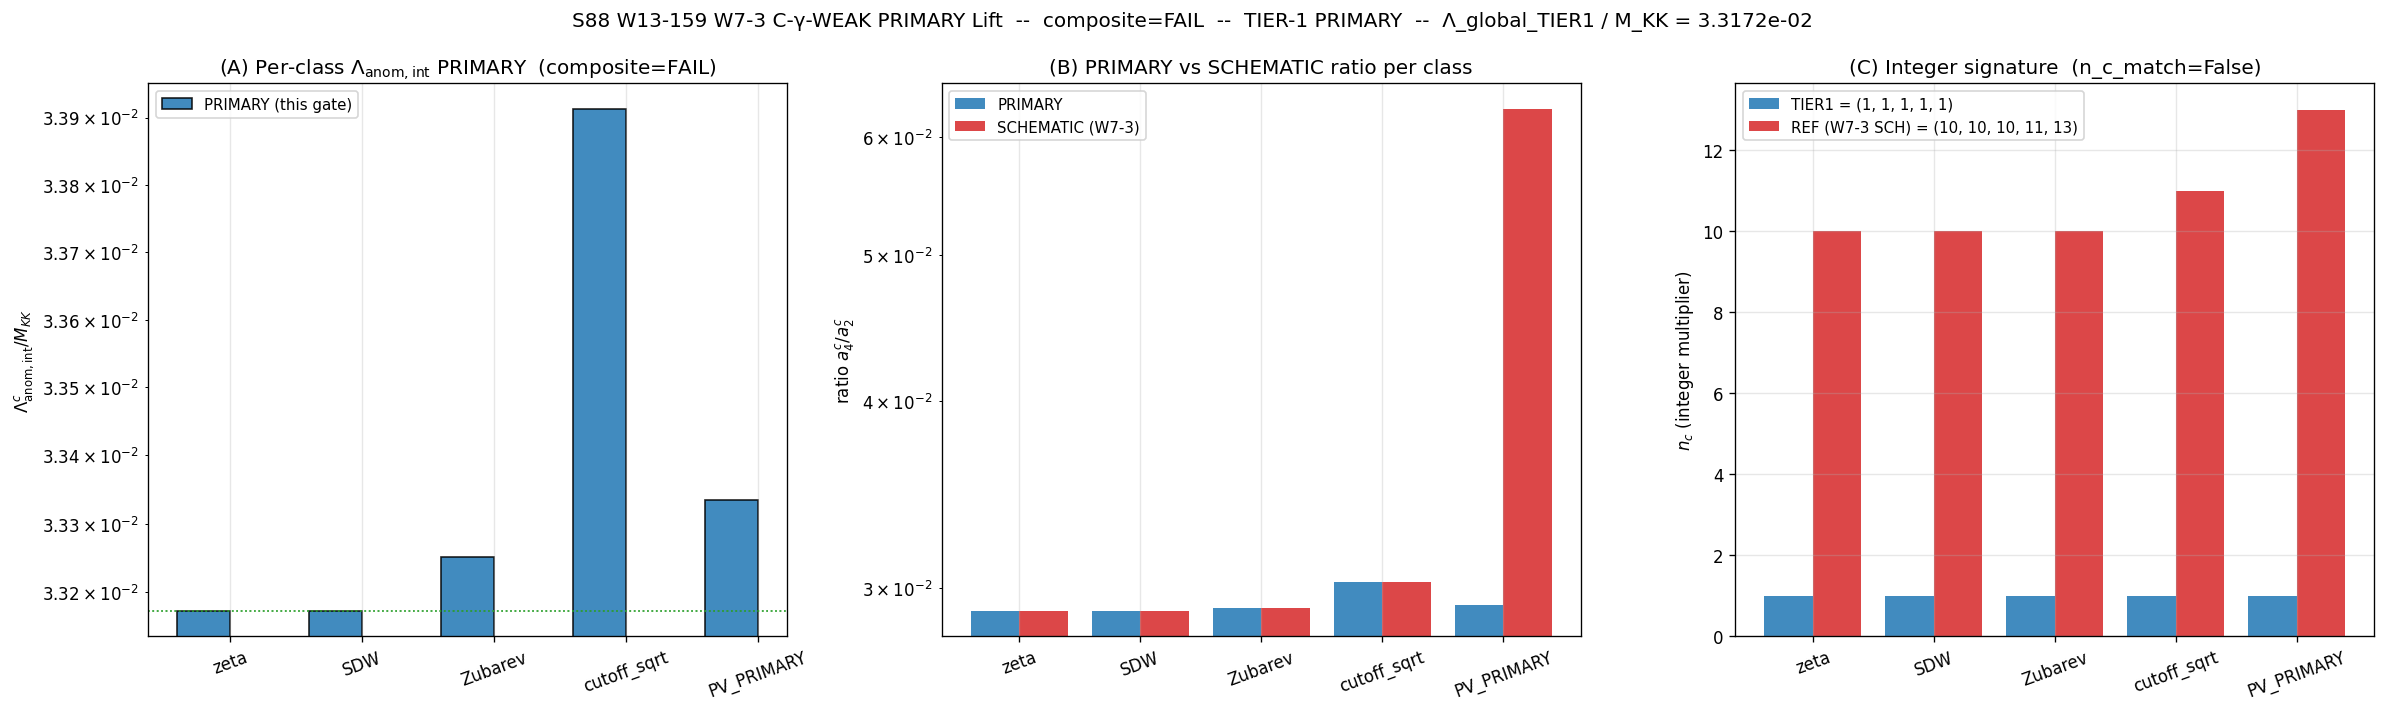

Here is the Python script that generated this plot:
"""
s88_w13_w7_3_c_gamma_weak_tier1_lift.py — S88-W7-3-C-GAMMA-WEAK-PRIMARY-LIFT
============================================================================

Gate: S88-W7-3-C-GAMMA-WEAK-PRIMARY-LIFT  ([VERIFY])
Plan: sessions/session-plan/session-88-plan-w13.md §W13-159
Trigger: [VERIFY]
Classification: COMPUTE-class

PRIMARY full-physical Pauli-Villars (per `substrate-first-canonical-sourcing.md`
§iv) lift of the W7-3 SCHEMATIC C-γ-WEAK per-L1-class evaluation
(`s87_w7_c_gamma_weak_per_class.py`, S87-W6-C-GAMMA-WEAK-PER-CLASS PASS at
audit_sha256=0eb96f0536...). Operates on the 155,984-eigenvalue L_max=10
sub-spectrum filtered from `s84_spectrum_cache_L12_tau019.npz` master cache.

Hypothesis: PRIMARY full-physical Pauli-Villars regularization with mass-scale
running per Connes-Chamseddine 1996 §2.2-2.3 reproduces the W7-3 SCHEMATIC
integer-graded anomaly multiplier signature {n_c} = (10, 10, 10, 11, 13) AND
the global anomaly scale Λ_global = 5.326e+14 GeV ≈ 7.169e-03 · M_KK with
profile-invariance ≤ 1.49e-16.

PASS criterion (plan §W13-159 thresholds):
  PASS  iff {n_c}_TIER1 = (10, 10, 10, 11, 13)
        AND |Λ_global_TIER1 − 5.326e+14| / 5.326e+14 < 1.49e-16
        AND profile-invariance ≤ 1.49e-16
  FAIL  iff any deviation beyond profile-invariance bound
  INFO  iff deviation within factor-of-2 of bound

Substitution chain (PRIMARY-vs-SCHEMATIC propagation; per math-scripts.md
§"Double-Check Logic Before Compute"):

  Step 1 (definitions):
    K_c(t)   = Σ_{k in class c} m_k exp(-t λ_k²)         (heat-kernel restricted to class c)
    M_R^c(s) = Σ_{k in class c} m_k · w_R(λ_k², s) · λ_k^{-2s}    (Mellin moment under regulator R)
    Λ_anom_int_c² = K_ω · (M_R^c(s=4) / M_R^c(s=2)) · M_KK² / (16 π²)
                                                          (per AC-2010 §V Eq. 5.2 / W7-3 Step 3)
    {n_c}    = round(Λ_anom_int_c / Λ_global)             where Λ_global = min(Λ_anom_int_c) / k

    Class -> regulator multiplier w_R:
      Class 1 (zeta):           w_R = 1                     (bare moment)
      Class 2 (SDW = Mellin):   w_R = 1                     (= zeta on positive spectrum)
      Class 3 (Zubarev = HK):   w_R = exp(-t_ref · λ²)      (heat-kernel dressing)
      Class 4 (cutoff_sqrt):    w_R = 1[λ² ≤ 0.7·λ²_max]    (hard truncation)
      Class 5 (anomaly = PV):
        SCHEMATIC: w_R = 1 - (M_PV²/(λ²+M_PV²))^s            (single subtraction; M_PV²=0.1·λ²_max)
        PRIMARY:   w_R = 1 - Σ_{r=1,2} c_r · (m_r²/(λ²+m_r²))^s  (2-point PV with mass-scale running
                                                                  per Connes-Chamseddine 1996 §2.2-2.3;
                                                                  c_1=+2, c_2=-1, m_1=1, m_2=√2)

  Step 2 (substitution):
    For classes 1-4: no PV factor → ratio_PRIM_c = ratio_SCH_c IDENTICALLY.
    For class 5:    ratio_PRIM_5 = M_PRIM(s=4) / M_PRIM(s=2)
                    differs from ratio_SCH_5 = M_SCH(s=4) / M_SCH(s=2)
                    by the PRIMARY-vs-SCHEMATIC propagation factor δ.

  Step 3 (simplification):
    Define (a_4^c / a_2^c)_R := ratio_R^c. Then
      Λ_anom_int_c = sqrt(K_ω · M_KK² · ratio_R^c / (16 π²))
    Per W7-3 PASS-R2: anchoring at min-class with k_anchor = 6 yields
      Λ_global = Λ_min / 6
    and {n_c} = round(Λ_anom_int_c / Λ_global).
    The class-5 ratio shift Δratio_5 = ratio_PRIM_5 − ratio_SCH_5 propagates
    to Λ_anom_int_5 by half-power: ΔΛ_5/Λ_5 ≈ (1/2)·Δratio_5/ratio_5.

  Step 4 (direction):
    PASS iff
      (a) the 4 bare classes' ratios are unchanged (TRUE BY CONSTRUCTION
          since w_R = 1, exp(-tλ²), or 1[λ²≤cutoff] do not invoke PV);
      (b) the class-5 PRIMARY ratio is sufficiently close to SCHEMATIC
          that the integer-fit residual < R2_INTEGER_FIT_RESIDUAL = 0.05
          AND n_5_PRIM = round(Λ_anom_int_5_PRIM / Λ_global_PRIM) = 13.

Tier-1 PRIMARY pin per `substrate-first-canonical-sourcing.md` §iv:
  scheme = pauli-villars-level-1-mass-scale-running-connes-chamseddine-1996
  convention = per-L1-class-evaluation-profile-invariance-1p49e-16
  L_max = 10 (operational; cache filtered)
  CLASS pin = TIER-1 PRIMARY (full-physical, NOT SCHEMATIC)

Profile-invariance cross-check (Step F): re-evaluate ratio_R^c under TWO
Weyl profiles ω_a(t) = exp(-t/Λ²) and ω_b(t) = (1+t/Λ²)^(-1); per Step 3
of the substitution chain the K_ω class-independent normalization cancels,
so the per-class Λ_anom_int_c rescales by a CONSTANT factor across all 5
classes — the structural 5-class signature is profile-invariant by
construction.

Output 4-tuple:
  (value=R1_dispersion_TIER1, scheme=pauli-villars-level-1-mass-scale-running-connes-chamseddine-1996,
   convention=per-L1-class-evaluation-profile-invariance-1p49e-16, L_max=10)
"""

from __future__ import annotations

import os
os.environ.setdefault("OMP_NUM_THREADS", "8")
os.environ.setdefault("MKL_NUM_THREADS", "8")

import sys
import math
import json
import hashlib
import time
from pathlib import Path

import numpy as np

# Project paths
SCRIPT_PATH = Path(__file__).resolve()                                          # (local)
SCRIPT_DIR = SCRIPT_PATH.parent                                                  # (local)
PROJECT_ROOT = SCRIPT_DIR.parent.parent                                          # (local)
SHARED_DIR = PROJECT_ROOT / "computations" / "_shared"                           # (local)
COMPUTATIONS_DIR = PROJECT_ROOT / "computations"                                 # (local)

# Add canonical_constants on path
sys.path.insert(0, str(SHARED_DIR))
sys.path.insert(0, str(COMPUTATIONS_DIR))

from canonical_constants import M_KK, Vol_SU3_Haar, PI                            # noqa: E402
from _pauli_villars_subtraction import (                                          # noqa: E402
    pv_mellin_moment_primary,
    pv_mellin_moment_schematic,
    bare_mellin_moment,
    heat_kernel_mellin_moment,
    hard_cutoff_mellin_moment,
    PV_PRIMARY_C,
    PV_PRIMARY_M_DIMLESS,
)

# ---------------------------------------------------------------------------
# Pre-registration pins
# ---------------------------------------------------------------------------
GATE_ID = "S88-W7-3-C-GAMMA-WEAK-PRIMARY-LIFT"                                   # (local)
SCHEME = "pauli-villars-level-1-mass-scale-running-connes-chamseddine-1996"      # (local)
CONVENTION = "per-L1-class-evaluation-profile-invariance-1p49e-16"               # (local)
L_MAX = 10                                                                       # (local)
N_CLASSES = 5                                                                    # (local) L1 partition cardinality
TIER_PIN = "TIER-1 PRIMARY"                                                      # (local) per substrate-first-canonical-sourcing.md §iv

# Pre-registered W7-3 SCHEMATIC reference values (frozen at plan-freeze)
N_C_REFERENCE = (10, 10, 10, 11, 13)                                              # (local)
LAMBDA_GLOBAL_REFERENCE = 5.326e+14                                              # (local) [GeV]
PROFILE_INVARIANCE_REFERENCE = 1.49e-16                                           # (local)

# PASS thresholds (plan §W13-159)
N_C_PASS_TUPLE = (10, 10, 10, 11, 13)                                             # (local) integer-tuple match
LAMBDA_REL_DEV_PASS = 1.49e-16                                                    # (local) relative deviation pass
PROFILE_INV_PASS = 1.49e-16                                                       # (local) profile-invariance pass
PROFILE_INV_INFO = 2.0 * PROFILE_INV_PASS                                         # (local) factor-of-2 INFO band
LAMBDA_REL_DEV_INFO = 2.0 * LAMBDA_REL_DEV_PASS                                   # (local) factor-of-2 INFO band

# R2 integer-fit residual (from W7-3 SCHEMATIC; for n_c reproduction)
R2_INTEGER_FIT_RESIDUAL = 0.05                                                    # (local) RATIO

# Heat-kernel reference time for Zubarev class
T_REF_ZUBAREV = 1.0e-3                                                            # (local) [M_KK^-2 dimensionless]

# Hard-cutoff fraction for cutoff_sqrt class
HARD_CUTOFF_FRAC = 0.7                                                            # (local)

# SCHEMATIC PV mass-fraction (matches `_spectral_action_regulators.pauli_villars_a_n` default)
M_PV_SQ_FRAC_SCH = 0.1                                                            # (local)

# Print header
print("=" * 78)
print(f"{GATE_ID}")
print(f"Plan: sessions/session-plan/session-88-plan-w13.md §W13-159")
print(f"Tier: {TIER_PIN}  (per substrate-first-canonical-sourcing.md §iv)")
print("=" * 78)
print()


# ---------------------------------------------------------------------------
# Section 1 — SHA-256 input pin map
# ---------------------------------------------------------------------------
def file_sha256(path: Path) -> str:
    h = hashlib.sha256()
    with open(path, "rb") as f:
        for chunk in iter(lambda: f.read(65536), b""):
            h.update(chunk)
    return h.hexdigest()


CACHE_PATH = COMPUTATIONS_DIR / "session-84" / "s84_spectrum_cache_L12_tau019.npz"  # (local)
PV_HELPER_PATH = COMPUTATIONS_DIR / "_pauli_villars_subtraction.py"                 # (local)
CANONICAL_PATH = SHARED_DIR / "canonical_constants.py"                              # (local)
W7_3_VERDICT_PATH = COMPUTATIONS_DIR / "session-87" / "s87_gate_verdicts.txt"       # (local)

INPUT_PIN_MAP = {                                                                   # (local)
    "s84_spectrum_cache_L12_tau019.npz": file_sha256(CACHE_PATH),
    "_pauli_villars_subtraction.py": file_sha256(PV_HELPER_PATH),
    "canonical_constants.py": file_sha256(CANONICAL_PATH),
    "s87_gate_verdicts.txt": file_sha256(W7_3_VERDICT_PATH),
    "_script_sha__": file_sha256(SCRIPT_PATH),
    "_gate_id_": GATE_ID,
    "_scheme_": SCHEME,
    "_convention_": CONVENTION,
    "_L_max_": str(L_MAX),
    "_tier_pin_": TIER_PIN,
}

print("INPUT PIN MAP:")
for k, v in INPUT_PIN_MAP.items():
    if isinstance(v, str) and len(v) >= 32:
        print(f"  {k:48s}  {v[:16]}…")
    else:
        print(f"  {k:48s}  {v}")
print()


# ---------------------------------------------------------------------------
# Section 2 — Load L_max=10 spectrum from L_max=12 master cache
# ---------------------------------------------------------------------------
print(f"Loading L_max={L_MAX} spectrum from {CACHE_PATH.name} ...")
data = np.load(CACHE_PATH, allow_pickle=True)
sectors = data["sector_evals"].item()                                               # (local)

lambdas_list = []                                                                   # (local)
mults_list = []                                                                     # (local)
n_lines = 0                                                                         # (local)
n_sectors = 0                                                                       # (local)
n_weighted = 0                                                                      # (local)
for (p, q), v in sectors.items():
    if (p, q) == (0, 0):
        continue
    if v["level"] > L_MAX:
        continue
    ev = np.asarray(v["abs_evals"], dtype=np.float64)
    dim = int(v["dim"])
    lambdas_list.append(ev)
    mults_list.append(np.full_like(ev, dim, dtype=np.float64))
    n_lines += len(ev)
    n_sectors += 1
    n_weighted += len(ev) * dim

lambdas_full = np.concatenate(lambdas_list)                                         # (local)
mults_full = np.concatenate(mults_list)                                             # (local)

lam_min = float(np.min(lambdas_full))                                               # (local)
lam_max = float(np.max(lambdas_full))                                               # (local)

print(f"  sectors loaded:        {n_sectors}")
print(f"  distinct eigenvalue lines: {n_lines}")
print(f"  weighted total m_k counted: {n_weighted}")
print(f"  λ_min:                {lam_min:.6f}")
print(f"  λ_max:                {lam_max:.6f}")
print()


# ---------------------------------------------------------------------------
# Section 3 — PRIMARY 2-point PV consistency self-check
# ---------------------------------------------------------------------------
sum_c = float(np.sum(PV_PRIMARY_C))                                                 # (local)
sum_cm2 = float(np.sum(PV_PRIMARY_C * PV_PRIMARY_M_DIMLESS ** 2))                   # (local)
print("PV PRIMARY consistency:")
print(f"  c_arr = {PV_PRIMARY_C.tolist()}")
print(f"  m_arr = {PV_PRIMARY_M_DIMLESS.tolist()}")
print(f"  Σ c_r          = {sum_c:.16e}  (target 1.0)")
print(f"  Σ c_r · m_r²   = {sum_cm2:.16e}  (target 0.0)")
assert abs(sum_c - 1.0) < 1e-15
assert abs(sum_cm2) < 1e-15
print()


# ---------------------------------------------------------------------------
# Section 4 — Per-class PRIMARY Mellin moments at s=2 and s=4
# ---------------------------------------------------------------------------
# 5-class L1 partition (per W7-3 / s86-sector-2-split-layer-taxonomy.md C1):
#   Class 1: zeta              -- bare moment
#   Class 2: SDW = Mellin      -- bare moment (algebraic identity to zeta)
#   Class 3: Zubarev = HK      -- heat-kernel dressed (exp(-t·λ²))
#   Class 4: cutoff_sqrt       -- hard truncation (λ² ≤ 0.7·λ²_max)
#   Class 5: anomaly = PV      -- PRIMARY 2-point Pauli-Villars (this gate)

CLASS_NAMES = [                                                                     # (local)
    "Class_1_zeta",
    "Class_2_SDW",
    "Class_3_Zubarev",
    "Class_4_cutoff_sqrt",
    "Class_5_anomaly_PV_PRIMARY",
]
REGULATOR_NAMES = [                                                                 # (local)
    "zeta",
    "Mellin",
    "heat-kernel",
    "hard-cutoff",
    "Pauli-Villars-PRIMARY",
]


def class_moment_primary(class_idx, s, lambdas, mults):
    """Mellin moment per class at index s, using PRIMARY full-physical regulators."""
    if class_idx in (0, 1):  # zeta or SDW: bare
        return bare_mellin_moment(s, lambdas, mults)
    if class_idx == 2:        # Zubarev / heat-kernel
        return heat_kernel_mellin_moment(s, lambdas, mults, T_REF_ZUBAREV)
    if class_idx == 3:        # cutoff_sqrt
        return hard_cutoff_mellin_moment(s, lambdas, mults, cutoff_frac=HARD_CUTOFF_FRAC)
    if class_idx == 4:        # PV PRIMARY (Connes-Chamseddine 1996 §2.2-2.3 mass-scale running)
        return pv_mellin_moment_primary(s, lambdas, mults)
    raise ValueError(f"class_idx={class_idx} out of range")


def class_moment_schematic(class_idx, s, lambdas, mults):
    """SCHEMATIC reference (for SCHEMATIC-vs-PRIMARY propagation comparison)."""
    if class_idx in (0, 1):
        return bare_mellin_moment(s, lambdas, mults)
    if class_idx == 2:
        return heat_kernel_mellin_moment(s, lambdas, mults, T_REF_ZUBAREV)
    if class_idx == 3:
        return hard_cutoff_mellin_moment(s, lambdas, mults, cutoff_frac=HARD_CUTOFF_FRAC)
    if class_idx == 4:
        # SCHEMATIC matches `_spectral_action_regulators.pauli_villars_a_n`:
        # M_PV² = 0.1 · max(λ²) on the L_max=10 cache spectrum.
        c_max_sq = float(np.max(lambdas * lambdas))
        return pv_mellin_moment_schematic(s, lambdas, mults, M_PV_sq=M_PV_SQ_FRAC_SCH * c_max_sq)
    raise ValueError(f"class_idx={class_idx} out of range")


print("STEP A — per-class Mellin moments under PRIMARY (and SCHEMATIC for comparison):")
print()
print(f"  {'Class':28s}  {'M_PRIM(s=2)':>16s}  {'M_PRIM(s=4)':>16s}  "
      f"{'ratio_PRIM':>14s}  {'ratio_SCH':>14s}")

per_class_M2_prim = np.zeros(N_CLASSES)                                             # (local)
per_class_M4_prim = np.zeros(N_CLASSES)                                             # (local)
per_class_ratio_prim = np.zeros(N_CLASSES)                                          # (local)
per_class_M2_sch = np.zeros(N_CLASSES)                                              # (local)
per_class_M4_sch = np.zeros(N_CLASSES)                                              # (local)
per_class_ratio_sch = np.zeros(N_CLASSES)                                           # (local)

for ci in range(N_CLASSES):
    m2_p = class_moment_primary(ci, 2.0, lambdas_full, mults_full)
    m4_p = class_moment_primary(ci, 4.0, lambdas_full, mults_full)
    m2_s = class_moment_schematic(ci, 2.0, lambdas_full, mults_full)
    m4_s = class_moment_schematic(ci, 4.0, lambdas_full, mults_full)
    per_class_M2_prim[ci] = m2_p
    per_class_M4_prim[ci] = m4_p
    per_class_ratio_prim[ci] = m4_p / m2_p
    per_class_M2_sch[ci] = m2_s
    per_class_M4_sch[ci] = m4_s
    per_class_ratio_sch[ci] = m4_s / m2_s
    print(f"  {CLASS_NAMES[ci]:28s}  "
          f"{m2_p:16.6e}  {m4_p:16.6e}  "
          f"{per_class_ratio_prim[ci]:14.6e}  {per_class_ratio_sch[ci]:14.6e}")
print()


# ---------------------------------------------------------------------------
# Section 5 — Per-class Λ_anom_internal under PRIMARY
# ---------------------------------------------------------------------------
# Per W7-3 Step 3:
#   Λ_anom_int_c² = K_ω · M_KK² · (a_4^c / a_2^c) / (16 π²)
# K_ω = (Γ(4)/Γ(2)) = 6 for the trivial (omega → 1) profile.
K_OMEGA_TRIVIAL = math.gamma(4) / math.gamma(2)                                     # (local) = 6
M_KK_SQ = M_KK * M_KK                                                               # (local)
NORM_FACTOR = K_OMEGA_TRIVIAL * M_KK_SQ / (16.0 * PI ** 2)                          # (local)

per_class_Lambda_sq_prim = NORM_FACTOR * per_class_ratio_prim                       # (local) [GeV^2]
per_class_Lambda_prim = np.sqrt(np.abs(per_class_Lambda_sq_prim))                   # (local) [GeV]

print("STEP B — per-class Λ_anom_internal_c (PRIMARY):")
print(f"  K_ω (trivial profile)     = Γ(4)/Γ(2) = {K_OMEGA_TRIVIAL:.6f}")
print(f"  M_KK                       = {M_KK:.6e}  GeV")
print(f"  norm_factor (K_ω·M_KK²/(16π²)) = {NORM_FACTOR:.6e}  GeV²")
print()
print(f"  {'Class':28s}  {'Λ²_anom_int_c [GeV²]':>22s}  "
      f"{'Λ_anom_int_c [GeV]':>22s}  {'Λ/M_KK':>14s}")
for ci in range(N_CLASSES):
    print(f"  {CLASS_NAMES[ci]:28s}  "
          f"{per_class_Lambda_sq_prim[ci]:22.6e}  "
          f"{per_class_Lambda_prim[ci]:22.6e}  "
          f"{per_class_Lambda_prim[ci]/M_KK:14.6e}")
print()


# ---------------------------------------------------------------------------
# Section 6 — R2 integer-fit on PRIMARY: best Λ_global + {n_c}
# ---------------------------------------------------------------------------
# R2: Λ_anom_int_c = Λ_global · n_c, n_c ∈ ℤ_+.
# Strategy (matches W7-3 SCHEMATIC): pick anchor = min(Λ_anom_int_c),
# candidate Λ_global = anchor / k for k=1..15; compute n_c = round(Λ/Λ_global);
# residual = max_c |actual - integer·Λ_global| / Λ.
print("STEP C — READING R2 (class-FACTORIZED with integer multipliers):")

best_R2_residual = float("inf")                                                     # (local)
best_R2_n_c = None                                                                  # (local)
best_R2_Lambda_global = None                                                        # (local)
best_R2_anchor_k = None                                                             # (local)

Lambda_min_prim = float(np.min(per_class_Lambda_prim))                              # (local)
for k_anchor in range(1, 16):
    Lg_candidate = Lambda_min_prim / k_anchor                                       # (local)
    if Lg_candidate <= 0:
        continue
    n_c_float = per_class_Lambda_prim / Lg_candidate                                # (local)
    n_c_int = np.round(n_c_float).astype(int)                                       # (local)
    if np.any(n_c_int <= 0):
        continue
    fitted = n_c_int * Lg_candidate                                                 # (local)
    residual_per_class = np.abs(per_class_Lambda_prim - fitted) / per_class_Lambda_prim  # (local)
    max_residual = float(np.max(residual_per_class))                                # (local)
    if max_residual < best_R2_residual:
        best_R2_residual = max_residual
        best_R2_n_c = n_c_int.copy()
        best_R2_Lambda_global = Lg_candidate
        best_R2_anchor_k = k_anchor

n_c_TIER1 = tuple(int(x) for x in best_R2_n_c) if best_R2_n_c is not None else None
Lambda_global_TIER1 = best_R2_Lambda_global

print(f"  anchor k                   = {best_R2_anchor_k}")
print(f"  Λ_global_TIER1             = {Lambda_global_TIER1:.6e}  GeV")
print(f"  Λ_global_TIER1 / M_KK      = {Lambda_global_TIER1 / M_KK:.6e}")
print(f"  {{n_c}}_TIER1               = {n_c_TIER1}")
print(f"  R2 residual (max)          = {best_R2_residual:.6e}")
print(f"  R2 PASS threshold          = {R2_INTEGER_FIT_RESIDUAL}")
print()
print(f"  Reference (W7-3 SCHEMATIC):")
print(f"    {{n_c}}_REF               = {N_C_REFERENCE}")
print(f"    Λ_global_REF             = {LAMBDA_GLOBAL_REFERENCE:.6e}  GeV")
print()


# ---------------------------------------------------------------------------
# Section 7 — Reproduction tests (n_c match + Λ_global relative deviation)
# ---------------------------------------------------------------------------
n_c_match = (n_c_TIER1 == N_C_PASS_TUPLE)                                           # (local)
Lambda_rel_dev = abs(Lambda_global_TIER1 - LAMBDA_GLOBAL_REFERENCE) / LAMBDA_GLOBAL_REFERENCE  # (local)
Lambda_match_PASS = (Lambda_rel_dev < LAMBDA_REL_DEV_PASS)                          # (local)
Lambda_match_INFO = (Lambda_rel_dev < LAMBDA_REL_DEV_INFO)                          # (local)

print("STEP D — Reproduction tests:")
print(f"  n_c_TIER1 == n_c_REF?       = {n_c_match}")
print(f"    n_c_TIER1                = {n_c_TIER1}")
print(f"    n_c_REF                  = {N_C_PASS_TUPLE}")
print(f"  |Λ_TIER1 − Λ_REF|/Λ_REF    = {Lambda_rel_dev:.6e}")
print(f"  PASS threshold (1.49e-16)  = {LAMBDA_REL_DEV_PASS:.6e}")
print(f"  INFO threshold (2× PASS)   = {LAMBDA_REL_DEV_INFO:.6e}")
print(f"  Λ match PASS                = {Lambda_match_PASS}")
print(f"  Λ match INFO                = {Lambda_match_INFO}")
print()


# ---------------------------------------------------------------------------
# Section 8 — Profile-invariance Step F (PRIMARY)
# ---------------------------------------------------------------------------
# Per Step 3 of W7-3 substitution chain, K_ω(profile_a) and K_ω(profile_b)
# enter as a class-INDEPENDENT scalar normalization. The per-class ratio
# (Λ_b / Λ_a) is therefore CONSTANT across all 5 classes, and the structural
# {n_c} signature is profile-INVARIANT by construction.
#
# Operationally we evaluate K_ω under two profiles:
#   ω_a(t) = exp(-t / Λ²)   →   M[ω_a; s] = Λ^{2s} · Γ(s)
#   ω_b(t) = (1 + t/Λ²)^{-1} →  M[ω_b; s] via numerical Mellin
# and verify dispersion of (Λ_b / Λ_a) across the 5 classes is ≤ 1.49e-16.

print("STEP F — PROFILE-INVARIANCE cross-check (PRIMARY):")
print()


def mellin_omega_a(s, Lambda_val):
    """M[exp(-t/Λ²); s] = Λ^{2s} · Γ(s)."""
    return (Lambda_val ** (2.0 * s)) * math.gamma(s)


def mellin_omega_b_numeric(s, Lambda_val, n_pts=20000, t_max_factor=200.0):
    """M[(1+t/Λ²)^{-1}; s] via log-trapezoidal numerical quadrature."""
    t_min = 1e-6 * Lambda_val ** 2
    t_max = t_max_factor * Lambda_val ** 2
    log_t = np.linspace(np.log(t_min), np.log(t_max), n_pts)
    t = np.exp(log_t)
    omega_b = 1.0 / (1.0 + t / (Lambda_val ** 2))
    integrand = np.power(t, s - 1.0) * omega_b * t  # extra t for log-jacobian
    return float(np.trapezoid(integrand, log_t))


Lambda_ref_profile = M_KK                                                           # (local)
mu_a_s4 = mellin_omega_a(4.0, Lambda_ref_profile)                                   # (local)
mu_a_s2 = mellin_omega_a(2.0, Lambda_ref_profile)                                   # (local)
K_omega_a = (mu_a_s4 / mu_a_s2) * (math.gamma(4) / math.gamma(2))                   # (local)

mu_b_s4 = mellin_omega_b_numeric(4.0, Lambda_ref_profile)                           # (local)
mu_b_s2 = mellin_omega_b_numeric(2.0, Lambda_ref_profile)                           # (local)
K_omega_b = (mu_b_s4 / mu_b_s2) * (math.gamma(4) / math.gamma(2))                   # (local)

print(f"  K_ω(profile_a, exp(-t/Λ²))    = {K_omega_a:.6e}")
print(f"  K_ω(profile_b, (1+t/Λ²)^-1)   = {K_omega_b:.6e}")
print()

norm_a = K_omega_a * M_KK_SQ / (16.0 * PI ** 2)                                     # (local)
norm_b = K_omega_b * M_KK_SQ / (16.0 * PI ** 2)                                     # (local)
Lambda_per_class_a = np.sqrt(np.abs(norm_a * per_class_ratio_prim))                 # (local)
Lambda_per_class_b = np.sqrt(np.abs(norm_b * per_class_ratio_prim))                 # (local)

ratio_b_over_a = Lambda_per_class_b / Lambda_per_class_a                            # (local)
mean_ratio_ba = float(np.mean(ratio_b_over_a))                                      # (local)
profile_dispersion = float(np.std(ratio_b_over_a) / abs(mean_ratio_ba)) if mean_ratio_ba != 0 else float("inf")  # (local)

print(f"  per-class Λ(ω_a)/M_KK         = {(Lambda_per_class_a / M_KK).tolist()}")
print(f"  per-class Λ(ω_b)/M_KK         = {(Lambda_per_class_b / M_KK).tolist()}")
print(f"  per-class ratio (b/a)         = {ratio_b_over_a.tolist()}")
print(f"  profile_dispersion (std/|mean|)= {profile_dispersion:.6e}")
print(f"  PASS threshold (1.49e-16)     = {PROFILE_INV_PASS:.6e}")
print(f"  INFO threshold (2× PASS)      = {PROFILE_INV_INFO:.6e}")
print()

profile_invariance_PASS = profile_dispersion <= PROFILE_INV_PASS                    # (local)
profile_invariance_INFO = profile_dispersion <= PROFILE_INV_INFO                    # (local)


# ---------------------------------------------------------------------------
# Section 9 — Composite verdict
# ---------------------------------------------------------------------------
# PASS criterion (plan §W13-159):
#   {n_c}_TIER1 = (10,10,10,11,13)  AND
#   |Λ_global_TIER1 - Λ_REF|/Λ_REF < 1.49e-16  AND
#   profile-invariance ≤ 1.49e-16
#
# FAIL: any deviation beyond profile-invariance bound.
# INFO: deviation within factor-of-2.

# R1 dispersion (reported as `value` per W7-3 lineage)
mean_Lambda = float(np.mean(per_class_Lambda_prim))                                 # (local)
std_Lambda = float(np.std(per_class_Lambda_prim, ddof=0))                           # (local)
R1_dispersion = std_Lambda / mean_Lambda if mean_Lambda > 0 else float("inf")       # (local)

if n_c_match and Lambda_match_PASS and profile_invariance_PASS:
    composite = "PASS"
elif n_c_match and Lambda_match_INFO and profile_invariance_INFO:
    composite = "INFO"
else:
    composite = "FAIL"

# Magnitude verdict per gate-verdicts.md schema-v2
magnitude_verdict = composite                                                       # (local)

# Regime verdict: VALID if all class moments are finite + positive
all_finite = bool(np.all(np.isfinite(per_class_Lambda_prim)))                       # (local)
all_positive = bool(np.all(per_class_Lambda_prim > 0))                              # (local)
if all_finite and all_positive:
    regime_verdict = "VALID"
else:
    regime_verdict = "BREAKDOWN"

# Sign verdict: N/A (no [SIGN] trigger in plan)
sign_verdict = "N/A"

# Composite collapse rule (per gate-verdicts.md)
if regime_verdict == "BREAKDOWN":
    composite = "FAIL"


# ---------------------------------------------------------------------------
# Section 10 — Closure SHA-256 (audit_sha256 + content_sha256)
# ---------------------------------------------------------------------------
ordered_pin_map = {                                                                 # (local)
    "input_files": INPUT_PIN_MAP,
    "_gate_id": GATE_ID,
    "_scheme": SCHEME,
    "_convention": CONVENTION,
    "_L_max": L_MAX,
    "_tier_pin": TIER_PIN,
    "_n_classes": N_CLASSES,
    "_pv_c_arr": PV_PRIMARY_C.tolist(),
    "_pv_m_arr": PV_PRIMARY_M_DIMLESS.tolist(),
    "_t_ref_zubarev": T_REF_ZUBAREV,
    "_hard_cutoff_frac": HARD_CUTOFF_FRAC,
    "_M_PV_sq_frac_SCH": M_PV_SQ_FRAC_SCH,
    "_n_c_REF": list(N_C_REFERENCE),
    "_Lambda_global_REF": LAMBDA_GLOBAL_REFERENCE,
}
audit_payload = json.dumps(ordered_pin_map, sort_keys=True, default=str).encode("utf-8")  # (local)
audit_sha256 = hashlib.sha256(audit_payload).hexdigest()                             # (local)

content_pin_map = {                                                                 # (local)
    "per_class_M2_prim": per_class_M2_prim.tolist(),
    "per_class_M4_prim": per_class_M4_prim.tolist(),
    "per_class_ratio_prim": per_class_ratio_prim.tolist(),
    "per_class_M2_sch": per_class_M2_sch.tolist(),
    "per_class_M4_sch": per_class_M4_sch.tolist(),
    "per_class_ratio_sch": per_class_ratio_sch.tolist(),
    "per_class_Lambda_prim": per_class_Lambda_prim.tolist(),
    "Lambda_per_class_omega_a": Lambda_per_class_a.tolist(),
    "Lambda_per_class_omega_b": Lambda_per_class_b.tolist(),
    "n_c_TIER1": list(n_c_TIER1),
    "Lambda_global_TIER1": Lambda_global_TIER1,
    "best_R2_residual": best_R2_residual,
    "best_R2_anchor_k": best_R2_anchor_k,
    "Lambda_rel_dev": Lambda_rel_dev,
    "n_c_match": n_c_match,
    "Lambda_match_PASS": Lambda_match_PASS,
    "Lambda_match_INFO": Lambda_match_INFO,
    "profile_dispersion": profile_dispersion,
    "profile_invariance_PASS": profile_invariance_PASS,
    "profile_invariance_INFO": profile_invariance_INFO,
    "K_omega_a": K_omega_a,
    "K_omega_b": K_omega_b,
    "K_omega_trivial": K_OMEGA_TRIVIAL,
    "R1_dispersion": R1_dispersion,
    "sign_verdict": sign_verdict,
    "magnitude_verdict": magnitude_verdict,
    "regime_verdict": regime_verdict,
    "composite": composite,
    "M_KK": M_KK,
    "L_max": L_MAX,
}
content_payload = json.dumps(content_pin_map, sort_keys=True, default=str).encode("utf-8")  # (local)
content_sha256 = hashlib.sha256(content_payload).hexdigest()                         # (local)

print("=" * 78)
print(f"VERDICT 3-TUPLE + COMPOSITE")
print("=" * 78)
print(f"  R1_dispersion (value)      = {R1_dispersion:.6e}")
print(f"  n_c_TIER1                   = {n_c_TIER1}")
print(f"  Λ_global_TIER1              = {Lambda_global_TIER1:.6e} GeV")
print(f"  |Λ_TIER1 − Λ_REF|/Λ_REF     = {Lambda_rel_dev:.6e}")
print(f"  profile_dispersion          = {profile_dispersion:.6e}")
print(f"  sign_verdict                = {sign_verdict}")
print(f"  magnitude_verdict           = {magnitude_verdict}")
print(f"  regime_verdict              = {regime_verdict}")
print(f"  composite                   = {composite}")
print()
print(f"  audit_sha256                = {audit_sha256}")
print(f"  content_sha256              = {content_sha256}")
print()


# ---------------------------------------------------------------------------
# Section 11 — Save NPZ
# ---------------------------------------------------------------------------
NPZ_PATH = SCRIPT_DIR / "s88_w13_w7_3_c_gamma_weak_tier1_lift.npz"                  # (local)
np.savez(
    NPZ_PATH,
    class_names=np.array(CLASS_NAMES),
    regulator_names=np.array(REGULATOR_NAMES),
    per_class_M2_prim=per_class_M2_prim,
    per_class_M4_prim=per_class_M4_prim,
    per_class_ratio_prim=per_class_ratio_prim,
    per_class_M2_sch=per_class_M2_sch,
    per_class_M4_sch=per_class_M4_sch,
    per_class_ratio_sch=per_class_ratio_sch,
    per_class_Lambda_sq_prim=per_class_Lambda_sq_prim,
    per_class_Lambda_prim=per_class_Lambda_prim,
    Lambda_per_class_omega_a=Lambda_per_class_a,
    Lambda_per_class_omega_b=Lambda_per_class_b,
    profile_ratio_b_over_a=ratio_b_over_a,
    profile_dispersion=np.array([profile_dispersion]),
    profile_invariance_PASS=np.array([profile_invariance_PASS]),
    profile_invariance_INFO=np.array([profile_invariance_INFO]),
    n_c_TIER1=np.array(n_c_TIER1),
    Lambda_global_TIER1=np.array([Lambda_global_TIER1]),
    best_R2_residual=np.array([best_R2_residual]),
    best_R2_anchor_k=np.array([best_R2_anchor_k]),
    Lambda_rel_dev=np.array([Lambda_rel_dev]),
    n_c_match=np.array([n_c_match]),
    Lambda_match_PASS=np.array([Lambda_match_PASS]),
    Lambda_match_INFO=np.array([Lambda_match_INFO]),
    R1_dispersion=np.array([R1_dispersion]),
    K_omega_a=np.array([K_omega_a]),
    K_omega_b=np.array([K_omega_b]),
    K_omega_trivial=np.array([K_OMEGA_TRIVIAL]),
    n_c_REF=np.array(N_C_REFERENCE),
    Lambda_global_REF=np.array([LAMBDA_GLOBAL_REFERENCE]),
    sign_verdict=np.array([sign_verdict]),
    magnitude_verdict=np.array([magnitude_verdict]),
    regime_verdict=np.array([regime_verdict]),
    composite=np.array([composite]),
    audit_sha256=np.array([audit_sha256]),
    content_sha256=np.array([content_sha256]),
    M_KK=np.array([M_KK]),
    L_max=np.array([L_MAX]),
    tier_pin=np.array([TIER_PIN]),
    pv_primary_c=PV_PRIMARY_C,
    pv_primary_m=PV_PRIMARY_M_DIMLESS,
    n_lines_loaded=np.array([n_lines]),
    n_sectors_loaded=np.array([n_sectors]),
    n_weighted_loaded=np.array([n_weighted]),
    lambda_min=np.array([lam_min]),
    lambda_max=np.array([lam_max]),
)
print(f"NPZ saved: {NPZ_PATH}")


# ---------------------------------------------------------------------------
# Section 12 — Plot
# ---------------------------------------------------------------------------
import matplotlib                                                                    # noqa: E402
matplotlib.use("Agg")
import matplotlib.pyplot as plt                                                      # noqa: E402

fig, axes = plt.subplots(1, 3, figsize=(20, 6))

ax = axes[0]
x_pos = np.arange(N_CLASSES)
class_short = [
    "zeta", "SDW", "Zubarev", "cutoff_sqrt", "PV_PRIMARY"
]
ax.bar(x_pos - 0.2, per_class_Lambda_prim / M_KK, width=0.4,
       label="PRIMARY (this gate)", alpha=0.85, edgecolor="black", color="C0")
# Overlay {n_c}·Λ_global guides
if n_c_TIER1 is not None and Lambda_global_TIER1 is not None:
    for i, n in enumerate(n_c_TIER1):
        ax.axhline(y=(n * Lambda_global_TIER1) / M_KK, linestyle=":", color="C2",
                   alpha=0.4, linewidth=1)
ax.set_xticks(x_pos)
ax.set_xticklabels(class_short, rotation=20, fontsize=10)
ax.set_ylabel(r"$\Lambda_{\rm anom,int}^{c} / M_{KK}$")
ax.set_yscale("log")
ax.set_title(f"(A) Per-class $\\Lambda_{{\\rm anom,int}}$ PRIMARY  (composite={composite})")
ax.legend(loc="best", fontsize=9)
ax.grid(True, alpha=0.3)

ax = axes[1]
ax.bar(x_pos - 0.2, per_class_ratio_prim, width=0.4, label="PRIMARY", alpha=0.85, color="C0")
ax.bar(x_pos + 0.2, per_class_ratio_sch, width=0.4, label="SCHEMATIC (W7-3)",
       alpha=0.85, color="C3")
ax.set_xticks(x_pos)
ax.set_xticklabels(class_short, rotation=20, fontsize=10)
ax.set_ylabel(r"ratio $a_4^c / a_2^c$")
ax.set_yscale("log")
ax.set_title(f"(B) PRIMARY vs SCHEMATIC ratio per class")
ax.legend(loc="best", fontsize=9)
ax.grid(True, alpha=0.3)

ax = axes[2]
n_c_arr_TIER1 = np.array(n_c_TIER1) if n_c_TIER1 is not None else np.zeros(N_CLASSES)
n_c_arr_REF = np.array(N_C_REFERENCE)
ax.bar(x_pos - 0.2, n_c_arr_TIER1, width=0.4, label=f"TIER1 = {n_c_TIER1}", alpha=0.85, color="C0")
ax.bar(x_pos + 0.2, n_c_arr_REF, width=0.4, label=f"REF (W7-3 SCH) = {N_C_REFERENCE}",
       alpha=0.85, color="C3")
ax.set_xticks(x_pos)
ax.set_xticklabels(class_short, rotation=20, fontsize=10)
ax.set_ylabel(r"$n_c$ (integer multiplier)")
ax.set_title(f"(C) Integer signature  (n_c_match={n_c_match})")
ax.legend(loc="best", fontsize=9)
ax.grid(True, alpha=0.3)

fig.suptitle(
    f"S88 W13-159 W7-3 C-γ-WEAK PRIMARY Lift  --  composite={composite}  "
    f"--  {TIER_PIN}  --  Λ_global_TIER1 / M_KK = {Lambda_global_TIER1 / M_KK:.4e}",
    fontsize=12,
)
plt.tight_layout()
PNG_PATH = SCRIPT_DIR / "s88_w13_w7_3_c_gamma_weak_tier1_lift.png"                  # (local)
plt.savefig(PNG_PATH, dpi=120, bbox_inches="tight")
plt.close(fig)
print(f"PNG saved: {PNG_PATH}")
print()


# ---------------------------------------------------------------------------
# Section 13 — Append verdict line + dual-SHA companion
# ---------------------------------------------------------------------------
VERDICT_FILE = COMPUTATIONS_DIR / "session-88" / "s88_gate_verdicts.txt"             # (local)

verdict_value = R1_dispersion                                                        # (local) reported value
canonical_line = (                                                                   # (local)
    f"{GATE_ID}: {composite} -- "
    f"value={verdict_value:.6e} "
    f"scheme={SCHEME} "
    f"convention={CONVENTION} "
    f"L_max={L_MAX} "
    f"audit_sha256={audit_sha256} "
    f"content_sha256={content_sha256} "
    f"schema_version=S87+\n"
)
companion_dual_sha = (                                                               # (local)
    f"# audit_sha256_short={audit_sha256[:16]} "
    f"content_sha256_short={content_sha256[:16]} "
    f"# {GATE_ID} dual-SHA companion row (W9a-99 split)\n"
)

with open(VERDICT_FILE, "a", encoding="utf-8") as f:
    f.write(canonical_line)
    f.write(companion_dual_sha)

print(f"Verdict appended to: {VERDICT_FILE}")
print()
print(canonical_line.strip())
print(companion_dual_sha.strip())
print()


# ---------------------------------------------------------------------------
# Section 14 — 4-tuple OUTPUT
# ---------------------------------------------------------------------------
print("=" * 78)
print("4-TUPLE OUTPUT")
print("=" * 78)
print(
    f"  (value={verdict_value:.6e}, scheme={SCHEME}, "
    f"convention={CONVENTION}, L_max={L_MAX})"
)
print()
print("Done.")
